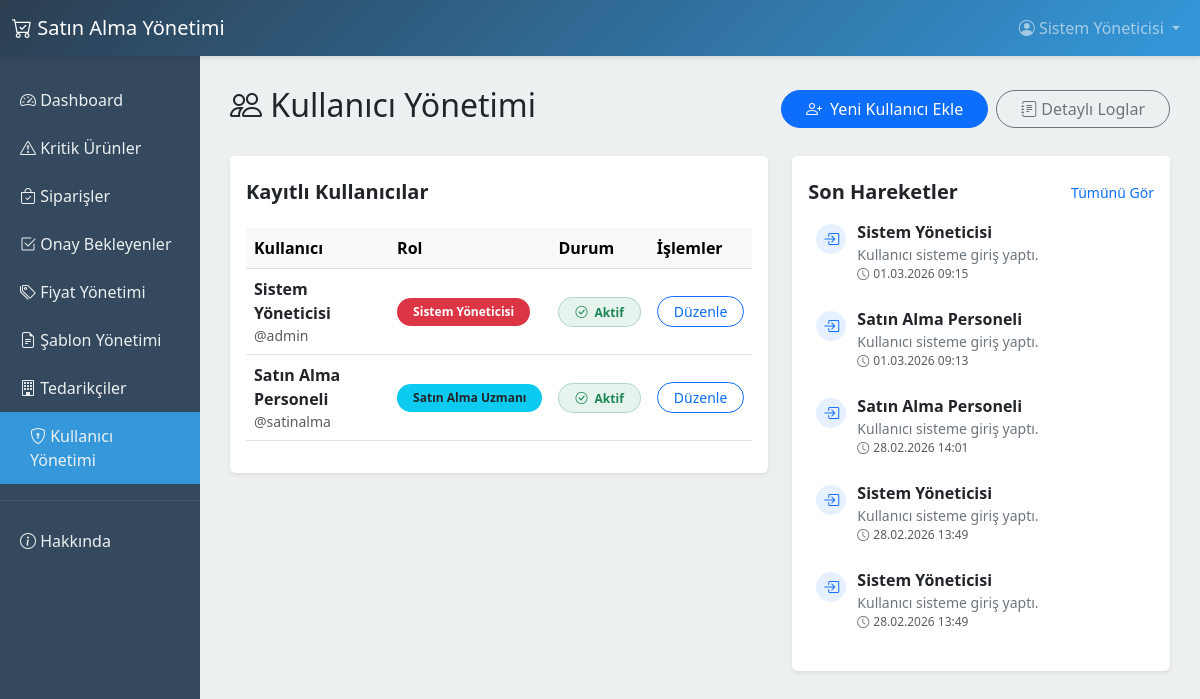
The app's page /admin/users (signed in), older data.
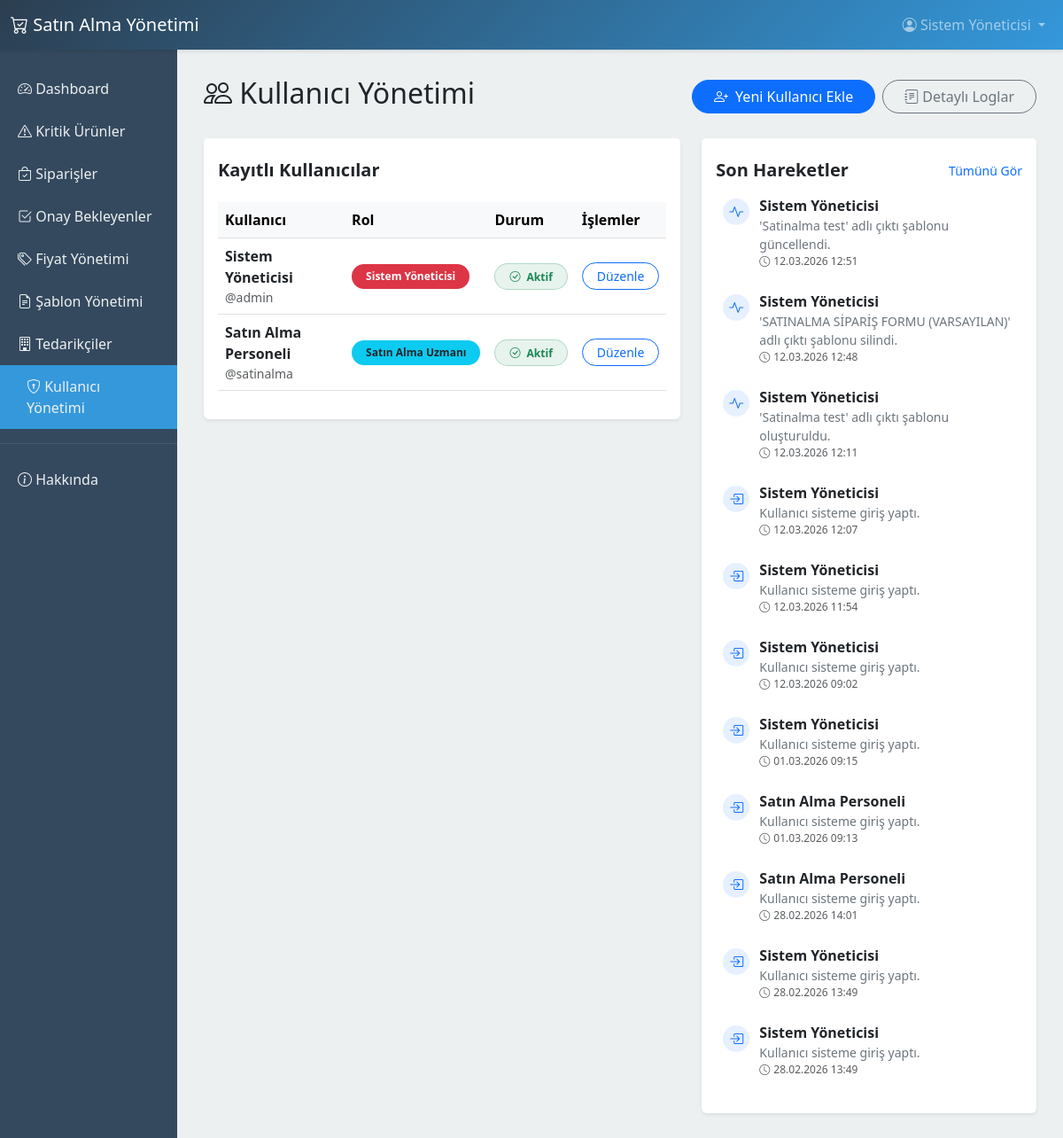
The same page, newer data.
### app/models.py (models this page shows, shortened)
class User(UserMixin, db.Model):
    __tablename__ = 'users'
    id = db.Column(db.Integer, primary_key=True)
    name = db.Column(db.String(120), nullable=False)
    username = db.Column(db.String(80), unique=True, nullable=False)
    email = db.Column(db.String(120), unique=True)
    password_hash = db.Column(db.String(256), nullable=False)
    role = db.Column(db.String(20), default='purchasing')  # purchasing, manager, admin
    is_active = db.Column(db.Boolean, default=True)
    created_at = db.Column(db.DateTime, default=datetime.utcnow)

class ActivityLog(db.Model):
    __tablename__ = 'activity_logs'
    id = db.Column(db.Integer, primary_key=True)
    user_id = db.Column(db.Integer, db.ForeignKey('users.id'), nullable=False)
    action = db.Column(db.String(100), nullable=False)  # örn: 'login', 'price_update', 'order_create'
    details = db.Column(db.Text)  # JSON veya metin
    ip_address = db.Column(db.String(50))
    created_at = db.Column(db.DateTime, default=datetime.utcnow)
    user = db.relationship('User', backref=db.backref('activities', lazy='dynamic'))

### app/routes/admin.py (the view)
@admin_bp.route('/users')
@login_required
@roles_required('admin')
def manage_users():
    users = User.query.order_by(User.id.desc()).all()
    recent_activities = ActivityLog.query.order_by(ActivityLog.created_at.desc()).limit(20).all()
    return render_template('admin/users.html', users=users, activities=recent_activities)

### app/models.py (called while the page is built)
@login_manager.user_loader
def load_user(id):
    return User.query.get(int(id))

### app/templates/admin/users.html (shortened to what the changed rows need)
{% extends "base.html" %}
{% block content %}
<div class="d-flex justify-content-between align-items-center mb-4">
    <h2><i class="bi bi-people"></i> Kullanıcı Yönetimi</h2>
</div>
<div class="row">
    <div class="col-md-7">
        <div class="card shadow-sm border-0 mb-4">
            <div class="card-body">
                <div class="table-responsive">
                    <table class="table table-hover align-middle">
                        <thead class="table-light">
                            <tr>
                                <th>Kullanıcı</th>
                                <th>Rol</th>
                                <th>Durum</th>
                                <th>İşlemler</th>
                            </tr>
                        </thead>
                        <tbody>
                            {% for user in users %}
                            <tr>
                                <td>
                                    <div class="fw-bold">{{ user.name }}</div>
                                    <div class="text-muted small">@{{ user.username }}</div>
                                </td>
                                <td>
                                    {% if user.role == 'admin' %}
                                    <span class="badge bg-danger rounded-pill px-3 py-2">Sistem Yöneticisi</span>
                                    {% elif user.role == 'manager' %}
                                    <span class="badge bg-warning text-dark rounded-pill px-3 py-2">Satın Alma
                                        Müdürü</span>
                                    {% else %}
                                    <span class="badge bg-info text-dark rounded-pill px-3 py-2">Satın Alma
                                        Uzmanı</span>
                                    {% endif %}
                                </td>
                                <td>
                                    {% if user.is_active %}
                                    <span
                                        class="badge bg-success bg-opacity-10 text-success border border-success border-opacity-25 rounded-pill px-3 py-2"><i
                                            class="bi bi-check-circle me-1"></i> Aktif</span>
                                    {% else %}
                                    <span
                                        class="badge bg-secondary bg-opacity-10 text-secondary border border-secondary border-opacity-25 rounded-pill px-3 py-2"><i
                                            class="bi bi-slash-circle me-1"></i> Pasif</span>
                                    {% endif %}
                                </td>
                                <td>
                                    <button type="button" class="btn btn-sm btn-outline-primary rounded-pill px-3"
                                        data-bs-toggle="modal" data-bs-target="#editUserModal{{ user.id }}">
                                        Düzenle
                                    </button>
                                </td>
                            </tr>
                            {% endfor %}
                        </tbody>
                    </table>
                </div>
            </div>
        </div>
    </div>
    <div class="col-md-5">
        <div class="card shadow-sm border-0 mb-4" style="height: calc(100% - 1.5rem);">
            <div class="card-body">
                <div class="timeline px-2">
                    {% for log in activities %}
                    <div class="d-flex mb-4 position-relative">
                        <div class="me-3 mt-1 text-center" style="width: 25px;">
                            <div class="bg-primary bg-opacity-10 text-primary rounded-circle d-flex align-items-center justify-content-center"
                                style="width:30px;height:30px;">
                                {% if log.action == 'login' %}
                                <i class="bi bi-box-arrow-in-right"></i>
                                {% elif log.action == 'edit_user' %}
                                <i class="bi bi-person-gear"></i>
                                {% elif log.action == 'create_user' %}
                                <i class="bi bi-person-plus"></i>
                                {% else %}
                                <i class="bi bi-activity"></i>
                                {% endif %}
                            </div>
                        </div>
                        <div>
                            <div class="fw-bold fs-6">{{ log.user.name }}</div>
                            <div class="text-secondary small">{{ log.details }}</div>
                            <div class="text-muted" style="font-size:0.75rem;"><i class="bi bi-clock me-1"></i>{{
                                log.created_at.strftime('%d.%m.%Y %H:%M') }}</div>
                        </div>
                    </div>
                    {% else %}
                    <div class="text-muted p-4 text-center">
                        <i class="bi bi-clock-history fs-1 d-block mb-2"></i>
                        Kayıtlı işlem bulunmuyor.
                    </div>
                    {% endfor %}
                </div>
            </div>
        </div>
    </div>
</div>
{% endblock %}

### app/templates/base.html (shortened to what this page needs)
<!DOCTYPE html>
<html lang="tr">
<head>
    <link href="https://cdn.jsdelivr.net/npm/bootstrap@5.3.0/dist/css/bootstrap.min.css" rel="stylesheet">
    <link rel="stylesheet" href="https://cdn.jsdelivr.net/npm/bootstrap-icons@1.11.0/font/bootstrap-icons.css">
</head>
<body>
    <nav class="navbar navbar-expand-lg navbar-dark">
        <div class="container-fluid">
            <a class="navbar-brand" href="{{ url_for('main.dashboard') }}">
                <i class="bi bi-cart-check"></i> Satın Alma Yönetimi
            </a>
            <div class="collapse navbar-collapse" id="navbarNav">
                {% if current_user.is_authenticated %}
                <ul class="navbar-nav ms-auto">
                    <li class="nav-item dropdown">
                        <a class="nav-link dropdown-toggle" href="#" id="userDropdown" role="button"
                            data-bs-toggle="dropdown" aria-expanded="false">
                            <i class="bi bi-person-circle"></i> {{ current_user.name }}
                        </a>
                    </li>
                </ul>
                {% endif %}
            </div>
        </div>
    </nav>
    <div class="container-fluid">
        <div class="row">
            {% if current_user.is_authenticated %}
            <div class="col-md-2 sidebar">
                <a href="{{ url_for('main.dashboard') }}"
                    class="{% if request.endpoint == 'main.dashboard' %}active{% endif %}">
                    <i class="bi bi-speedometer2"></i> Dashboard
                </a>
                <a href="{{ url_for('purchasing.index') }}"
                    class="{% if request.endpoint == 'purchasing.index' or request.endpoint == 'purchasing.product_detail' %}active{% endif %}">
                    <i class="bi bi-exclamation-triangle"></i> Kritik Ürünler
                </a>
                <a href="{{ url_for('purchasing.orders') }}"
                    class="{% if request.endpoint == 'purchasing.orders' %}active{% endif %}">
                    <i class="bi bi-bag-check"></i> Siparişler
                </a>
                {% if current_user.role in ['admin', 'manager'] %}
                <a href="{{ url_for('purchasing.approvals') }}"
                    class="{% if request.endpoint == 'purchasing.approvals' %}active{% endif %}">
                    <i class="bi bi-check2-square"></i> Onay Bekleyenler
                </a>
                <a href="{{ url_for('purchasing.manage_prices') }}"
                    class="{% if request.endpoint == 'purchasing.manage_prices' %}active{% endif %}">
                    <i class="bi bi-tags"></i> Fiyat Yönetimi
                </a>
                <a href="{{ url_for('templates_bp.list_templates') }}"
                    class="{% if request.endpoint and request.endpoint.startswith('templates_bp') %}active{% endif %}">
                    <i class="bi bi-file-earmark-text"></i> Şablon Yönetimi
                </a>
                {% endif %}
                <a href="{{ url_for('suppliers.index') }}"
                    class="{% if request.endpoint and request.endpoint.startswith('suppliers') %}active{% endif %}">
                    <i class="bi bi-building"></i> Tedarikçiler
                </a>
                {% if current_user.role == 'admin' %}
                <a href="{{ url_for('admin_bp.manage_users') }}"
                    class="{% if request.endpoint and request.endpoint.startswith('admin') %}active{% endif %}">
                    <i class="bi bi-shield-lock"></i> Kullanıcı Yönetimi
                </a>
                {% endif %}
                <hr style="border-color: #7f8c8d;">
                <a href="{{ url_for('main.about') }}">
                    <i class="bi bi-info-circle"></i> Hakkında
                </a>
            </div>
            <div class="col-md-10 content-wrapper">
                {% else %}
                <div class="col-12 content-wrapper">
                    {% endif %}
                    {% block content %}{% endblock %}
                </div>
            </div>
        </div>
</body>
</html>

Row changes from the older to the newer data that the page shows:
added ActivityLog: action "edit_template" (drawn), user.name "Sistem Yöneticisi", details "'Satinalma test' adlı çıktı şablonu güncellendi.", created_at "12.03.2026 12:51"
added ActivityLog: action "delete_template" (drawn), user.name "Sistem Yöneticisi", details "'SATINALMA SİPARİŞ FORMU (VARSAYILAN)' adlı çıktı şablonu silindi.", created_at "12.03.2026 12:48"
added ActivityLog: action "create_template" (drawn), user.name "Sistem Yöneticisi", details "'Satinalma test' adlı çıktı şablonu oluşturuldu.", created_at "12.03.2026 12:11"
added ActivityLog: action "login" (drawn), user.name "Sistem Yöneticisi", details "Kullanıcı sisteme giriş yaptı.", created_at "12.03.2026 12:07"
added ActivityLog: action "login" (drawn), user.name "Sistem Yöneticisi", details "Kullanıcı sisteme giriş yaptı.", created_at "12.03.2026 11:54"
added ActivityLog: action "login" (drawn), user.name "Sistem Yöneticisi", details "Kullanıcı sisteme giriş yaptı.", created_at "12.03.2026 09:02"
